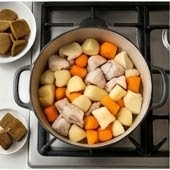
#> input picture data/synthetic/cropped/curry/1_cold.png, 170 x 170 px, found by its file name
$ python assemble_mapo_tofu_demo.py
#> lines starting #> are read from the running program, lines starting #| are printed output that depends on the picture
"""
Assemble mapo tofu demo image sequences at 60, 120, and 600 frames.

Creates numbered frame sequences in data/demo_sequence/mapo_tofu/ by
distributing source images across cooking phases with proportional
frame repetition to simulate a real-time camera feed.

Source images:
  data/synthetic/matrix/matrix_images/mapo_tofu/   (768x768 base states)
  data/synthetic/variations/mapo_tofu/              (768x768 variations)
  data/synthetic/matrix/task1_boilover/matrix_images/wok_*  (boilover detail)

Usage:
  python scripts/assemble_mapo_tofu_demo.py
"""

import shutil
from pathlib import Path

from PIL import Image

ROOT = Path(__file__).resolve().parent.parent
MATRIX = ROOT / "data" / "synthetic" / "matrix" / "matrix_images" / "mapo_tofu"
VARIATIONS = ROOT / "data" / "synthetic" / "variations" / "mapo_tofu"
BOILOVER_WOK = ROOT / "data" / "synthetic" / "matrix" / "task1_boilover" / "matrix_images"
OUT = ROOT / "data" / "demo_sequence" / "mapo_tofu"

TARGET_SIZE = 768

# ── COOKING PHASES ──────────────────────────────────────────────
# Each phase: (label, time_weight, [(source_dir, filename), ...])
#
# Mapo tofu timeline:
#   Phase 1: Prep         — raw tofu, aromatics on counter
#   Phase 2: Cook base    — aromatics + meat simmering in wok
#   Phase 3: Active cook  — sauce boiling, tofu added
#   Phase 4: Safety       — boil-over event (with wok close-ups)
#   Phase 5: Recovery     — reduce heat, gentle simmer
#   Phase 6: Done         — garnished, ready to serve

PHASES = [
    ("prep", 15, [
        (MATRIX,     "1_cold.png"),
        (VARIATIONS, "1_cold_v1.png"),
        (VARIATIONS, "1_cold_v2.png"),
        (VARIATIONS, "1_cold_v3.png"),
    ]),
    ("cook_base", 18, [
        (VARIATIONS, "2_simmer_v1.png"),
        (VARIATIONS, "2_simmer_v2.png"),
        (MATRIX,     "2_simmer.png"),
        (VARIATIONS, "2_simmer_v3.png"),
    ]),
    ("active_cook", 18, [
        (VARIATIONS, "3_boil_v1.png"),
        (VARIATIONS, "3_boil_v2.png"),
        (MATRIX,     "3_boil.png"),
        (VARIATIONS, "3_boil_v3.png"),
    ]),
    ("boil_over", 14, [
        (BOILOVER_WOK, "wok_3_rising.png"),
        (MATRIX,       "4_BOIL_OVER.png"),
        (BOILOVER_WOK, "wok_4_AT_RIM.png"),
        (VARIATIONS,   "4_BOIL_OVER_v1.png"),
        (BOILOVER_WOK, "wok_5_SPILLING.png"),
        (VARIATIONS,   "4_BOIL_OVER_v2.png"),
        (BOILOVER_WOK, "wok_6_OVERFLOW.png"),
        (VARIATIONS,   "4_BOIL_OVER_v3.png"),
    ]),
    ("recovery", 13, [
        (BOILOVER_WOK, "wok_2_safe_simmer.png"),
        (VARIATIONS,   "2_simmer_v3.png"),
        (VARIATIONS,   "2_simmer_v1.png"),
        (VARIATIONS,   "2_simmer_v2.png"),
    ]),
    ("done", 22, [
        (VARIATIONS, "5_done_ok_v1.png"),
        (VARIATIONS, "5_done_ok_v2.png"),
        (MATRIX,     "5_done_ok.png"),
        (VARIATIONS, "5_done_ok_v3.png"),
    ]),
]


def resize_to_square(src: Path, dst: Path, size: int = TARGET_SIZE):
    """Resize image to square, center-cropping if needed. No text added."""
    img = Image.open(src).convert("RGB")
    w, h = img.size

    if w == size and h == size:
        shutil.copy2(src, dst)
        return

    # Center-crop to square aspect ratio, then resize
    if w > h:
        left = (w - h) // 2
        img = img.crop((left, 0, left + h, h))
    elif h > w:
        top = (h - w) // 2
        img = img.crop((0, top, w, top + w))

    img = img.resize((size, size), Image.LANCZOS)
    img.save(dst, "PNG")


def distribute_frames(total_frames: int) -> list[tuple[Path, str]]:
    """Distribute total_frames across phases, repeating images as needed."""
    total_weight = sum(w for _, w, _ in PHASES)
    result = []

    frames_assigned = 0
    for i, (_, weight, images) in enumerate(PHASES):
        # Last phase gets remaining frames to avoid rounding gaps
        if i == len(PHASES) - 1:
            phase_frames = total_frames - frames_assigned
        else:
            phase_frames = round(total_frames * weight / total_weight)
        frames_assigned += phase_frames

        if phase_frames <= 0:
            continue

        # Distribute phase frames evenly across its images
        n_images = len(images)
        base_per_image = phase_frames // n_images
        remainder = phase_frames % n_images

        for j, (src_dir, filename) in enumerate(images):
            count = base_per_image + (1 if j < remainder else 0)
            for _ in range(count):
                result.append((src_dir, filename))

    return result


def assemble(name: str, total_frames: int):
    """Build a frame sequence directory for the given frame count."""
    out_dir = OUT / name
    if out_dir.exists():
        shutil.rmtree(out_dir)
    out_dir.mkdir(parents=True)

    frames = distribute_frames(total_frames)
    width = len(str(total_frames))

    for idx, (src_dir, filename) in enumerate(frames, 1):
        src = src_dir / filename
        dst = out_dir / f"frame_{idx:0{width}d}.png"
        if not src.exists():
            print(f"  WARNING: missing {src}")
            continue
        resize_to_square(src, dst)

    actual = len(list(out_dir.iterdir()))
    print(f"  {name}/  — {actual} frames")


def main():
    print("Assembling mapo tofu demo sequences...")
    assemble("60", 60)
#> in resize_to_square, img is the input picture: PIL image 170x170 RGB; mean R, G, B 133.2, 110, 84.3
#> in resize_to_square, `img = img.resize((size, size), Image.LANCZOS)`:
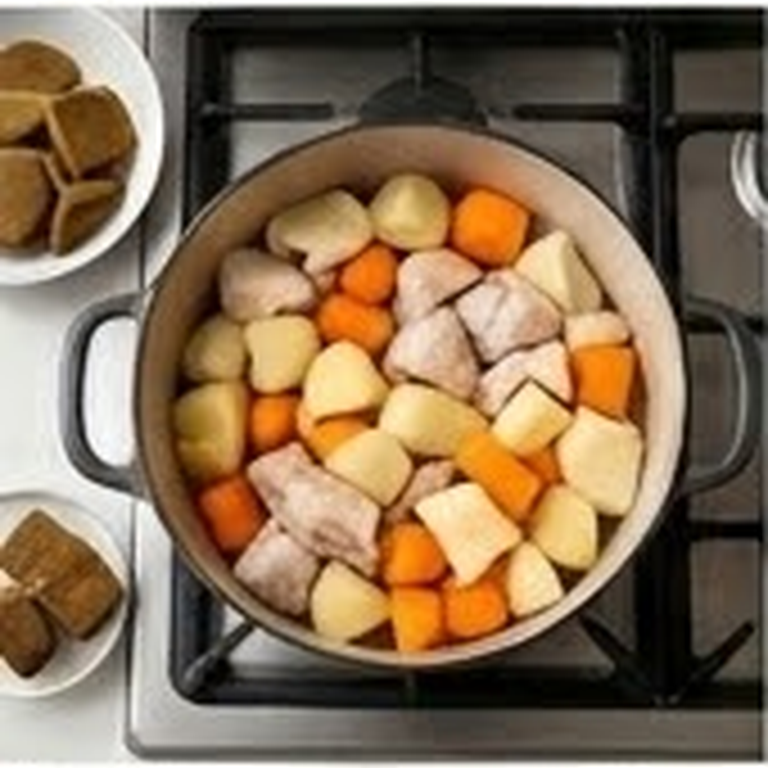
#> img: PIL image 768x768 RGB; mean R, G, B 133.2, 110, 84.3
#> in assemble, `actual = len(list(out_dir.iterdir()))`: actual = 9
#|   60/  — 9 frames
    assemble("120", 120)
#|   120/  — 18 frames
    assemble("600", 600)
    print(f"\nDone. Output: {OUT}")
    print(f"\nRun with:")
    print(f"  python scripts/run_demo.py --images data/demo_sequence/mapo_tofu/60  --mock")
    print(f"  python scripts/run_demo.py --images data/demo_sequence/mapo_tofu/120 --mock")
    print(f"  python scripts/run_demo.py --images data/demo_sequence/mapo_tofu/600 --mock")


if __name__ == "__main__":
    main()
